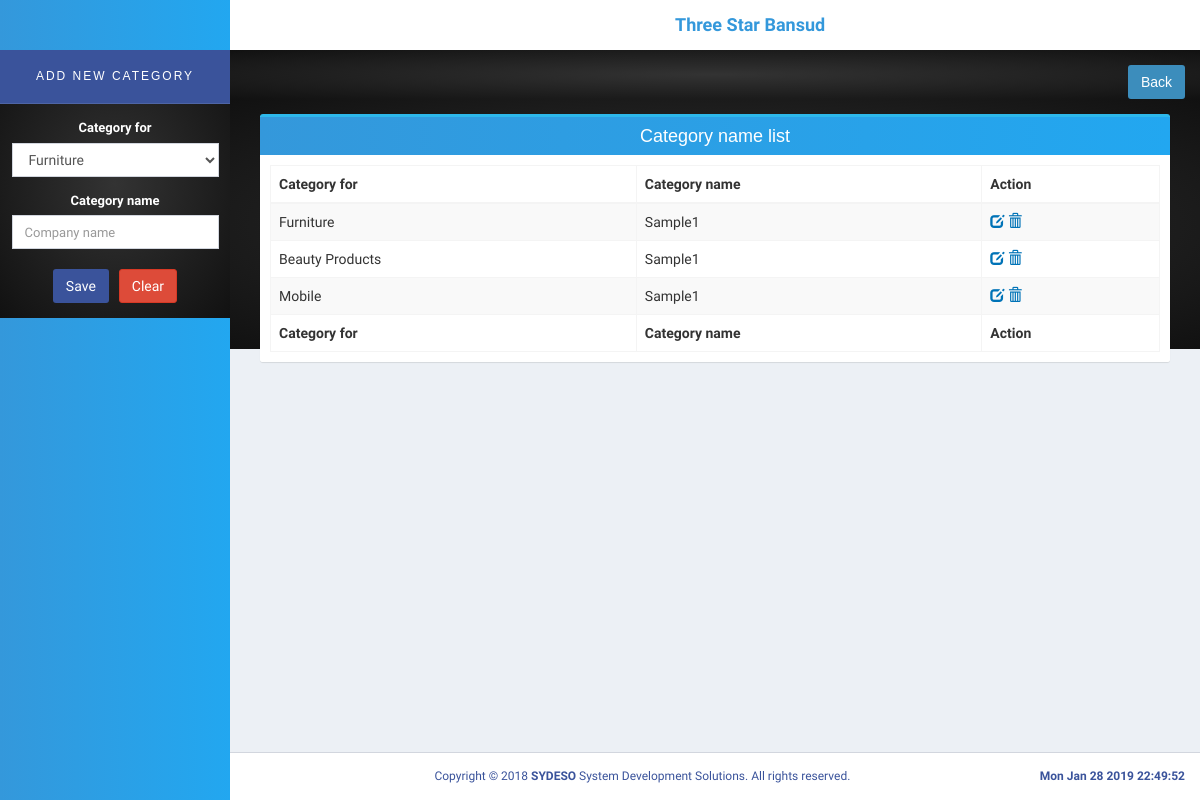
The app's page /pages/category2.php (signed in) with its own data.
### tables this page shows
CREATE TABLE `branch` (
  `branch_id` int(11) NOT NULL,
  `branch_name` varchar(50) NOT NULL,
  `branch_address` varchar(100) NOT NULL,
  `branch_contact` varchar(50) NOT NULL,
  `skin` varchar(15) NOT NULL
);

CREATE TABLE `category` (
  `cat_id` int(11) NOT NULL,
  `cat_name` varchar(30) NOT NULL,
  `cat_for` text NOT NULL
);

### pages/category2.php (the view, shortened to what this page needs)
<!DOCTYPE html>
<html>
  <head>
    <link rel="stylesheet" href="../bootstrap/css/bootstrap.min.css">
    <link rel="stylesheet" href="../plugins/datatables/dataTables.bootstrap.css">
    <link rel="stylesheet" href="../dist/css/AdminLTE.min.css">
    <link rel="stylesheet" href="../dist/css/skins/_all-skins.min.css">
    <link rel="stylesheet" type="text/css" href="dist/css/sample1.css">
 </head>
  <body>
  <div class="wrapper">
      <?php include('../dist/includes/header.php');?>
      <div class="content-wrapper">
            <aside class="main-sidebar">
        <section class="sidebar">
          <form method="post" action="cat_add.php" enctype="multipart/form-data">
            <div class="cat-list">
              <h2> Add new category </h2>
            </div>
            <div class="form-group">
              <label for="date">Category for</label>
              <div class="input-group col-md-12">
                <select class="form-control" name="cat_for" required>
                  <option value="Furniture" selected>Furniture</option>
                </select>
              </div>
            </div>
            <div class="form-group">
              <label for="date">Category name</label>
              <div class="input-group col-md-12">
                <input type="text" class="form-control pull-center" id="date" name="category" placeholder="Company name" required>
              </div>
            </div>
            <div class="form-group">
              <div class="input-group">
                <button class="btn btn-primary save-btn" id="daterange-btn" name="">
                  Save
                </button>
                <button type="reset" class="btn btn-danger clear-btn" id="daterange-btn" value="reset">
                  Clear
                </button>
              </div>
            </div>
          </form>
        </section>
      </aside>
          <section class="content-header">
            <h1>
              <a class="btn btn-md btn-primary" href="home.php">Back</a>
            </h1>
          </section>
          <section class="content">
            <div class="col-sm-12">
              <div class="box box-primary">
                <div class="box-header">
                  <h3 class="box-title">Category name list</h3>
                </div>
                <div class="box-body">
                  <table id="example1" class="table table-bordered table-striped">
                    <thead>
                      <tr>
                        <th>Category for</th>
                        <th>Category name</th>
                        <th>Action</th>
                      </tr>
                    </thead>
                    <tbody>
<?php
		$query=mysqli_query($con,"select * from category order by cat_name")or die(mysqli_error());
		while($row=mysqli_fetch_array($query)){
?>
                      <tr>
                        <td><?php echo $row['cat_for'];?></td>
                        <td><?php echo $row['cat_name'];?></td>
                        <td>
				<a href="#updateordinance<?php echo $row['cat_id'];?>" data-target="#updateordinance<?php echo $row['cat_id'];?>" data-toggle="modal" style="color:#fff;" class="small-box-footer"><i class="glyphicon glyphicon-edit text-blue"></i></a>
        <a href="cat_del.php?id=<?php echo $row['cat_id'];?>" style="color:#fff;" class="small-box-footer"><i class="glyphicon glyphicon-trash text-blue" onclick="return confirm('Are you sure to delete this category?')"></i></a>
						</td>
                      </tr>
<?php }?>
                    </tbody>
                    <tfoot>
                      <tr>
                        <th>Category for</th>
                        <th>Category name</th>
			<th>Action</th>
                      </tr>
                    </tfoot>
                  </table>
                </div>
            </div>
          </section>
        </div>
      </div>
      <?php include('../dist/includes/footer.php');?>
  </body>
</html>

### dist/includes/header.php (shortened to what this page needs)
<?php
include('../dist/includes/dbcon.php');
$branch=$_SESSION['branch'];
$query=mysqli_query($con,"select * from branch where branch_id='$branch'")or die(mysqli_error($con));
  $row=mysqli_fetch_array($query);
           $branch_name=$row['branch_name'];
?>
      <header class="main-header">
        <nav class="navbar navbar-static-top">
          <div class="container">
            <div class="navbar-header">
              <a href="home.php" class="navbar-brand" style="background-color: white;"><b> <?php echo $branch_name;?> </b></a>
            </div>
          </div>
        </nav>
      </header>

### pages/category2.php (style rules this page uses)
body { background-color: #ecf0f5; }
.sidebar { width: 250; height:100%; display: block; left: -240px; top: 0px; transition: left 0.3s linear; }
.main-sidebar { background-image: linear-gradient(to left, #22a7f0 , #3498db); position: fixed; z-index: 5; }
.box-header { background-image: linear-gradient(to left, #22a7f0 , #3498db); }
.box-title { color: white; text-align: center; display: block !important; }
.content-header { text-align: right; margin-right: 15px; }
.input-group { text-align: center; width: 100%; }
.save-btn { margin: 5px; background-color: #3a539b !important; }
.clear-btn { margin: 5px; }
.cat-list { background-color: #3a539b; padding: 20px 10px !important; border-bottom: 1px solid rgba(255, 255, 255, .1); }
.cat-list h2 { margin: 0; padding: 0; font-size: 12px; letter-spacing: 2px; color: white; text-align: center; text-transform: uppercase; color: #fff; }
.form-group { text-align: center; color: #fff; margin: 15px auto 0 auto; width: 90% !important; font-size: 13px; }
input[type="text"] { font-size: 13px; }
table tr td { border:1px solid #ddd; padding:8px; }
table { margin-bottom:40px; }

### dist/includes/header.php (style rules this page uses)
.navbar { background-color: #fff; padding-left: 430px; }
.navbar-brand { color: #3498db !important; }
.main-header { z-index: 0; }

### records on screen
branch: branch_name "Three Star Bansud"
category: cat_for "Furniture", cat_name "Sample1"
category: cat_for "Beauty Products", cat_name "Sample1"
category: cat_for "Mobile", cat_name "Sample1"
